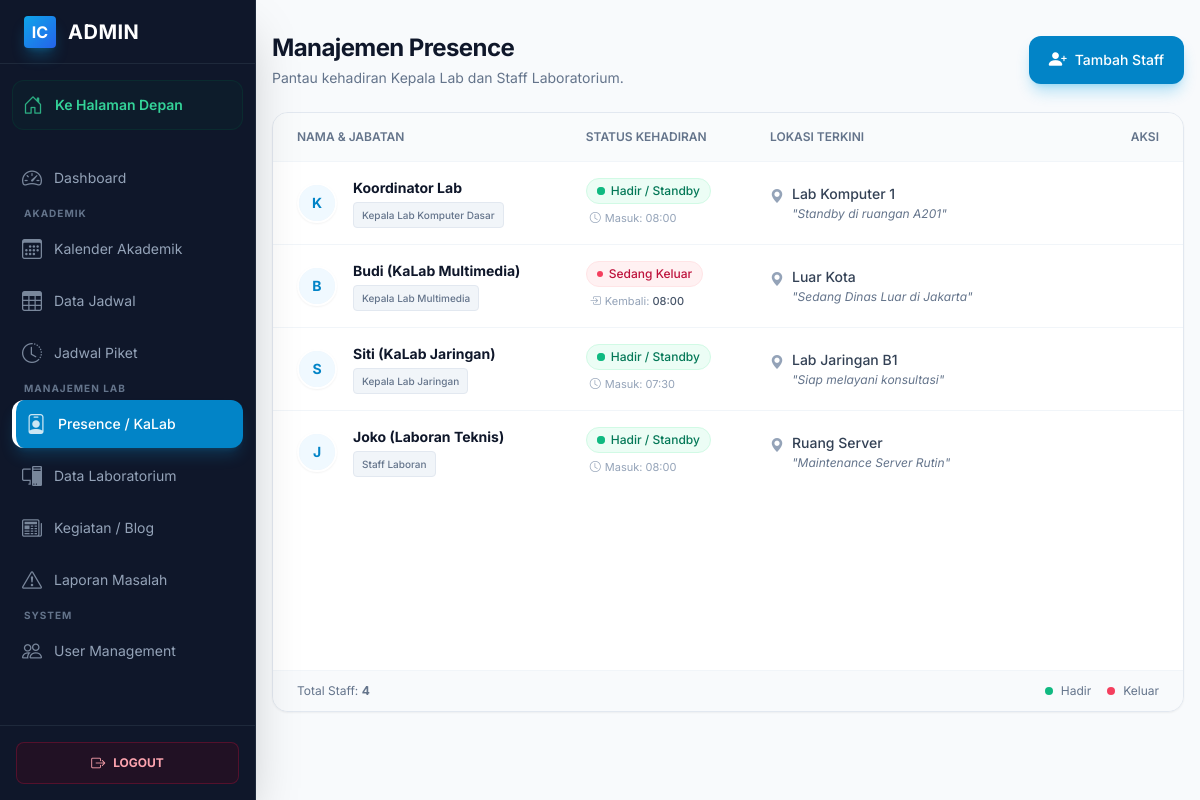
The app's page /public/admin/head-laboran (signed in) with its own data.
### tables this page shows
CREATE TABLE `head_laboran` (
  `id` int(11) NOT NULL AUTO_INCREMENT,
  `user_id` int(11) NOT NULL,
  `phone` varchar(20) DEFAULT NULL,
  `position` varchar(100) DEFAULT 'Laboran',
  `photo` varchar(255) DEFAULT NULL,
  `status` enum('active','inactive') DEFAULT 'active',
  `location` varchar(100) DEFAULT NULL,
  `return_time` datetime DEFAULT NULL,
  `notes` text DEFAULT NULL,
  `time_in` time DEFAULT NULL,
  `created_at` timestamp NOT NULL DEFAULT current_timestamp(),
  PRIMARY KEY (`id`),
  UNIQUE KEY `user_id` (`user_id`),
  CONSTRAINT `head_laboran_ibfk_1` FOREIGN KEY (`user_id`) REFERENCES `users` (`id`) ON DELETE CASCADE
);

CREATE TABLE `users` (
  `id` int(11) NOT NULL AUTO_INCREMENT,
  `name` varchar(100) NOT NULL,
  `email` varchar(100) NOT NULL,
  `phone` varchar(20) DEFAULT NULL,
  `password` varchar(255) NOT NULL,
  `role_id` int(11) NOT NULL,
  `status` enum('active','inactive') DEFAULT 'active',
  `created_at` timestamp NOT NULL DEFAULT current_timestamp(),
  PRIMARY KEY (`id`),
  UNIQUE KEY `email` (`email`),
  KEY `idx_users_email` (`email`),
  KEY `idx_users_role` (`role_id`),
  CONSTRAINT `users_ibfk_1` FOREIGN KEY (`role_id`) REFERENCES `roles` (`id`)
);

### app/controllers/AdminController.php (called while the page is built, shortened)
<?php
class AdminController extends Controller
{
    public function listHeadLaboran()
    {
        $headLaboranModel = $this->model('HeadLaboranModel');
        $data = [
            'headLaboran' => $headLaboranModel->getAllWithUser()
        ];
        $this->view('admin/head-laboran/index', $data);
    }
}

### app/core/Router.php (called while the page is built, shortened)
<?php
class Router {
    private $routes = [];
    private $params = [];
    private function addRoute($method, $uri, $controller) {
        $this->routes[] = [
            'method' => $method,
            'uri' => $uri,
            'controller' => $controller
        ];
    }
    public function dispatch() {
        $requestMethod = $_SERVER['REQUEST_METHOD'];
        $requestUri = $this->getRequestUri();
        foreach ($this->routes as $route) {
            if ($route['method'] !== $requestMethod) {
                continue;
            }
            if ($this->matchRoute($route['uri'], $requestUri)) {
                return $this->callController($route['controller']);
            }
        }
    }
    private function getRequestUri() {
        $uri = $_GET['url'] ?? '/';
        $uri = '/' . trim($uri, '/');
        return $uri;
    }
    private function matchRoute($pattern, $uri) {
        $pattern = preg_replace('/\/:([^\/]+)/', '/(?P<$1>[^/]+)', $pattern);
        $pattern = '#^' . $pattern . '$#';
        if (preg_match($pattern, $uri, $matches)) {
            $this->params = array_filter($matches, 'is_string', ARRAY_FILTER_USE_KEY);
            return true;
        }
        return false;
    }
    private function callController($controllerString) {
        list($controllerName, $method) = explode('@', $controllerString);
        $controller = new $controllerName();
        call_user_func_array([$controller, $method], $this->params);
    }
}

### public/index.php (called while the page is built, shortened)
<?php
require_once APP_PATH . '/core/Router.php';
require_once APP_PATH . '/core/Controller.php';
require_once APP_PATH . '/core/Model.php';
require_once APP_PATH . '/config/database.php';
require_once APP_PATH . '/helpers/functions.php';
$router = new Router();
$router->dispatch();

### app/helpers/functions.php (called while the page is built, shortened)
<?php
function e($string) {
    return htmlspecialchars($string, ENT_QUOTES, 'UTF-8');
}
function formatTime($time) {
    return date('H:i', strtotime($time));
}
function url($path = '') {
    return BASE_URL . '/' . ltrim($path, '/');
}

### app/core/Model.php (called while the page is built, shortened)
<?php
class Model {
    protected $db;
    public function __construct() {
        $this->db = getDBConnection();
    }
    public function query($sql, $params = []) {
        $stmt = $this->db->prepare($sql);
        $stmt->execute($params);
        return $stmt->fetchAll();
    }
}

### app/config/database.php (called while the page is built, shortened)
<?php
function getDBConnection()
{
    static $pdo = null;
    if ($pdo === null) {
        try {
            $dsn = "mysql:host=" . DB_HOST . ";port=" . DB_PORT . ";dbname=" . DB_NAME . ";charset=" . DB_CHARSET;
            $options = [
                PDO::ATTR_ERRMODE            => PDO::ERRMODE_EXCEPTION,
                PDO::ATTR_DEFAULT_FETCH_MODE => PDO::FETCH_ASSOC,
                PDO::ATTR_EMULATE_PREPARES   => false,
            ];
            $pdo = new PDO($dsn, DB_USER, DB_PASS, $options);
        } catch (PDOException $e) {
            die("Database connection failed: " . $e->getMessage());
        }
    }
    return $pdo;
}

### app/models/HeadLaboranModel.php (called while the page is built, shortened)
<?php
class HeadLaboranModel extends Model
{
    public function getAllWithUser()
    {
        $sql = "SELECT h.*, u.name, u.email
                FROM head_laboran h
                JOIN users u ON h.user_id = u.id
                ORDER BY h.created_at DESC";
        return $this->query($sql);
    }
}

### app/views/admin/head-laboran/index.php (the view, shortened to what this page needs)
<?php include APP_PATH . '/views/layouts/header.php'; ?>
<div class="antialiased bg-slate-50 min-h-screen">
    <?php include APP_PATH . '/views/layouts/sidebar.php'; ?>
    <main class="p-4 sm:ml-64 pt-8 transition-all duration-300">
        <div class="max-w-7xl mx-auto">
            <div class="flex flex-col sm:flex-row justify-between items-start sm:items-center mb-6 gap-4">
                <div>
                    <h1 class="text-2xl font-bold tracking-tight text-slate-900">Manajemen Presence</h1>
                    <p class="text-slate-500 text-sm mt-1">Pantau kehadiran Kepala Lab dan Staff Laboratorium.</p>
                </div>
                <a href="<?= url('/admin/head-laboran/create') ?>"
                    class="inline-flex items-center gap-2 bg-primary-600 hover:bg-primary-700 text-white text-sm font-medium px-5 py-2.5 rounded-xl shadow-lg shadow-primary-500/30 transition-all transform hover:-translate-y-0.5 focus:ring-4 focus:ring-primary-100">
                    <i class="bi bi-person-plus-fill text-lg"></i>
                    <span>Tambah Staff</span>
                </a>
            </div>
            <div
                class="bg-white border border-slate-200 rounded-2xl shadow-sm overflow-hidden min-h-[600px] flex flex-col">
                <div class="overflow-x-auto w-full">
                    <table class="w-full text-sm text-left text-slate-600">
                        <thead class="text-xs text-slate-500 uppercase bg-slate-50/80 border-b border-slate-100">
                            <tr>
                                <th scope="col" class="px-6 py-4 font-semibold">Nama & Jabatan</th>
                                <th scope="col" class="px-6 py-4 font-semibold">Status Kehadiran</th>
                                <th scope="col" class="px-6 py-4 font-semibold">Lokasi Terkini</th>
                                <th scope="col" class="px-6 py-4 font-semibold text-right">Aksi</th>
                            </tr>
                        </thead>
                        <tbody class="divide-y divide-slate-100">
                            <?php if (!empty($headLaboran)): ?>
                            <?php foreach ($headLaboran as $hl): ?>
                            <tr class="group hover:bg-slate-50/80 transition-colors duration-200">
                                <td class="px-6 py-4">
                                    <div class="flex items-center gap-4">
                                        <div
                                            class="w-10 h-10 rounded-full bg-slate-100 border-2 border-white shadow-sm overflow-hidden flex-shrink-0 relative">
                                            <?php if (!empty($hl['photo'])): ?>
                                            <img src="<?= e($hl['photo']) ?>" class="w-full h-full object-cover"
                                                alt="<?= e($hl['name']) ?>">
                                            <?php else: ?>
                                            <div
                                                class="w-full h-full flex items-center justify-center text-primary-600 bg-primary-50 font-bold text-sm">
                                                <?= strtoupper(substr($hl['name'], 0, 1)) ?>
                                            </div>
                                            <?php endif; ?>
                                        </div>
                                        <div>
                                            <div class="font-bold text-slate-900"><?= e($hl['name']) ?></div>
                                            <div class="flex flex-wrap gap-2 mt-1">
                                                <span
                                                    class="inline-flex items-center px-2 py-0.5 rounded text-[10px] font-medium bg-slate-100 text-slate-500 border border-slate-200">
                                                    <?= e($hl['position']) ?>
                                                </span>
                                            </div>
                                        </div>
                                    </div>
                                </td>
                                <td class="px-6 py-4">
                                    <?php if ($hl['status'] == 'active'): ?>
                                    <div class="flex flex-col items-start gap-1">
                                        <span
                                            class="inline-flex items-center gap-1.5 px-2.5 py-1 rounded-full text-xs font-medium bg-emerald-50 text-emerald-700 border border-emerald-100">
                                            <span class="relative flex h-2 w-2">
                                                <span
                                                    class="relative inline-flex rounded-full h-2 w-2 bg-emerald-500"></span>
                                            </span>
                                            Hadir / Standby
                                        </span>
                                        <span class="text-[11px] text-slate-400 ml-1">
                                            <i class="bi bi-clock mr-1"></i>Masuk: <?= formatTime($hl['time_in']) ?>
                                        </span>
                                    </div>
                                    <?php else: ?>
                                    <div class="flex flex-col items-start gap-1">
                                        <span
                                            class="inline-flex items-center gap-1.5 px-2.5 py-1 rounded-full text-xs font-medium bg-rose-50 text-rose-700 border border-rose-100">
                                            <span class="w-1.5 h-1.5 rounded-full bg-rose-500"></span>
                                            Sedang Keluar
                                        </span>
                                        <span class="text-[11px] text-slate-400 ml-1">
                                            <i class="bi bi-box-arrow-in-right mr-1"></i>Kembali:
                                            <span class="font-medium text-slate-600">
                                                <?= !empty($hl['return_time']) ? formatTime($hl['return_time']) : '-' ?>
                                            </span>
                                        </span>
                                    </div>
                                    <?php endif; ?>
                                </td>
                                <td class="px-6 py-4">
                                    <div class="flex items-start gap-2">
                                        <div class="mt-0.5 text-slate-400">
                                            <i class="bi bi-geo-alt-fill"></i>
                                        </div>
                                        <div class="max-w-[200px]">
                                            <div class="text-sm font-medium text-slate-700 mb-0.5">
                                                <?= e($hl['location']) ?>
                                            </div>
                                            <?php if (!empty($hl['notes'])): ?>
                                            <p class="text-xs text-slate-500 italic truncate"
                                                title="<?= e($hl['notes']) ?>">
                                                "<?= e($hl['notes']) ?>"
                                            </p>
                                            <?php else: ?>
                                            <span class="text-xs text-slate-300">- Tidak ada catatan -</span>
                                            <?php endif; ?>
                                        </div>
                                    </div>
                                </td>
                                <td class="px-6 py-4 text-right">
                                </td>
                            </tr>
                            <?php endforeach; ?>
                            <?php endif; ?>
                        </tbody>
                    </table>
                </div>
                <?php if (!empty($headLaboran)): ?>
                <div
                    class="mt-auto border-t border-slate-100 bg-slate-50 px-6 py-3 text-xs text-slate-500 flex justify-between items-center">
                    <span>Total Staff: <strong><?= count($headLaboran) ?></strong></span>
                    <span class="flex items-center gap-2">
                        <span class="w-2 h-2 rounded-full bg-emerald-500"></span> Hadir
                        <span class="w-2 h-2 rounded-full bg-rose-500 ml-2"></span> Keluar
                    </span>
                </div>
                <?php endif; ?>
            </div>
        </div>
    </main>
</div>

### public/assets/css/style.css (style rules this page uses)
:root { --primary-color: #2563eb; --secondary-color: #475569; --success-color: #10b981; --danger-color: #ef4444; --warning-color: #f59e0b; --light-bg: #f8fafc; --dark-text: #1e293b; --border-color: #e2e8f0; }
* { margin: 0; padding: 0; box-sizing: border-box; }
body { font-family: 'Segoe UI', Tahoma, Geneva, Verdana, sans-serif; background-color: var(--light-bg); color: var(--dark-text); line-height: 1.6; }

### app/views/layouts/header.php (style rules this page uses)
body { font-family: 'Inter', sans-serif; }

### records on screen
head_laboran: user.name "K", user.name "Koordinator Lab", position "Kepala Lab Komputer Dasar", time_in "08:00", location "Lab Komputer 1", notes "Standby di ruangan A201"
head_laboran: user.name "B", user.name "Budi (KaLab Multimedia)", position "Kepala Lab Multimedia", return_time "08:00", location "Luar Kota", notes "Sedang Dinas Luar di Jakarta"
head_laboran: user.name "S", user.name "Siti (KaLab Jaringan)", position "Kepala Lab Jaringan", time_in "07:30", location "Lab Jaringan B1", notes "Siap melayani konsultasi"
head_laboran: user.name "J", user.name "Joko (Laboran Teknis)", position "Staff Laboran", time_in "08:00", location "Ruang Server", notes "Maintenance Server Rutin"

### other values on screen
count($headLaboran) "4"
